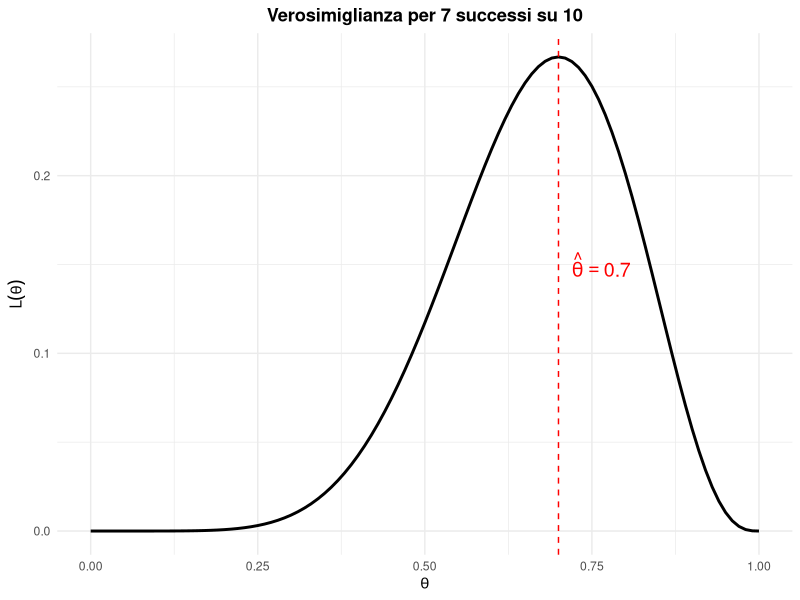
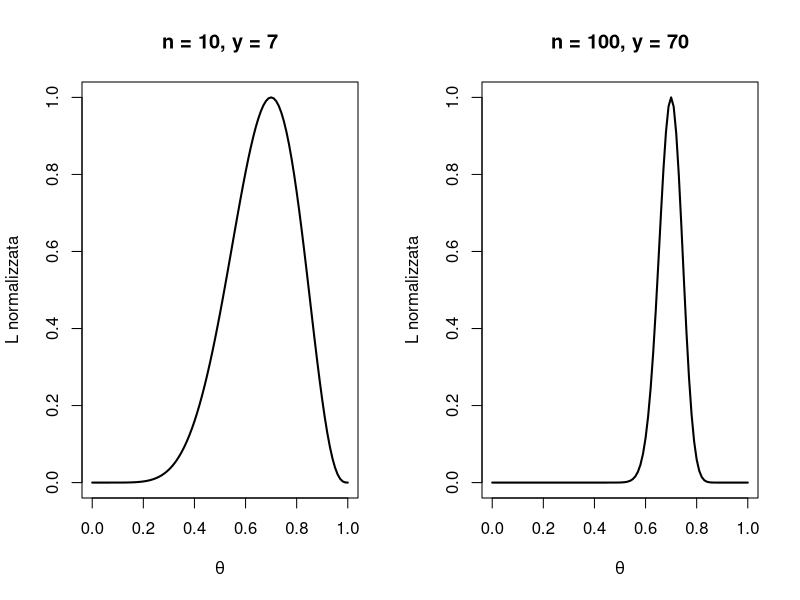

Write R code to recreate these figures, in order.
## ---- chunk 1
#| echo: false
library(ggplot2)

theta <- seq(0, 1, by = 0.01)
lik <- choose(10, 7) * theta^7 * (1 - theta)^3
df <- data.frame(theta, lik)

ggplot(df, aes(x = theta, y = lik)) +
  geom_line(linewidth = 1) +
  geom_vline(xintercept = 0.7, linetype = "dashed", color = "red") +
  annotate("text", 
           x = 0.72, y = 0.15, 
           label = expression(hat(theta) == 0.7), 
           color = "red", 
           size = 5,
           hjust = 0) +
  labs(
    x = expression(theta),
    y = expression(L(theta)),
    title = "Verosimiglianza per 7 successi su 10"
  ) +
  theme_minimal() +
  theme(
    plot.title = element_text(hjust = 0.5, face = "bold"),
    axis.title.x = element_text(face = "italic"),
    axis.title.y = element_text(face = "italic")
  )
## ---- chunk 2
#| echo: false
#| fig-height: 4.5
par(mfrow = c(1, 2))

# n = 10
theta <- seq(0, 1, by = 0.01)
lik10 <- dbinom(7, 10, theta)
plot(theta, lik10/max(lik10), type = "l", lwd = 2,
     main = "n = 10, y = 7", xlab = expression(theta), ylab = "L normalizzata")

# n = 100
lik100 <- dbinom(70, 100, theta)
plot(theta, lik100/max(lik100), type = "l", lwd = 2,
     main = "n = 100, y = 70", xlab = expression(theta), ylab = "L normalizzata")
